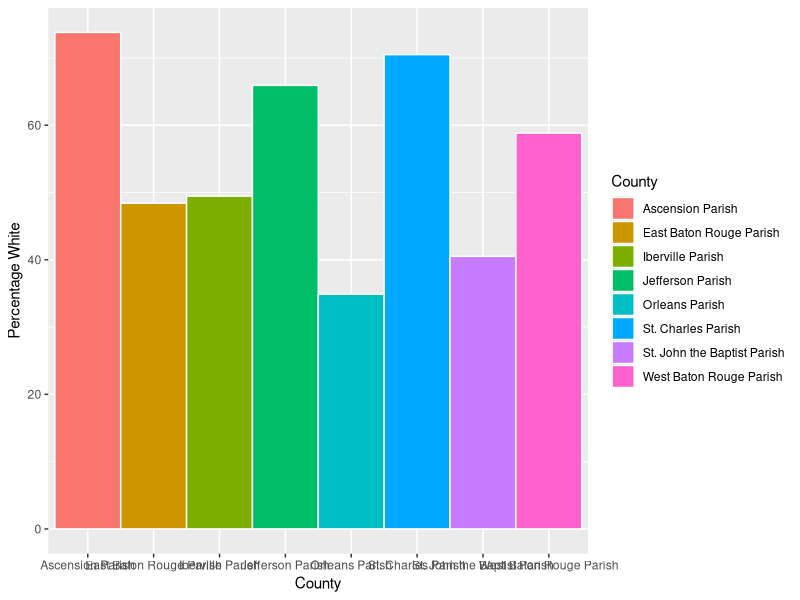
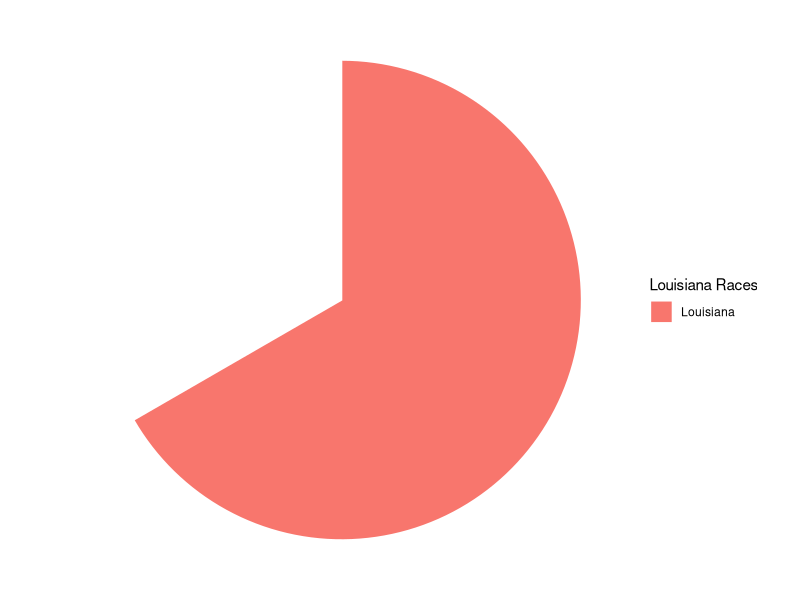
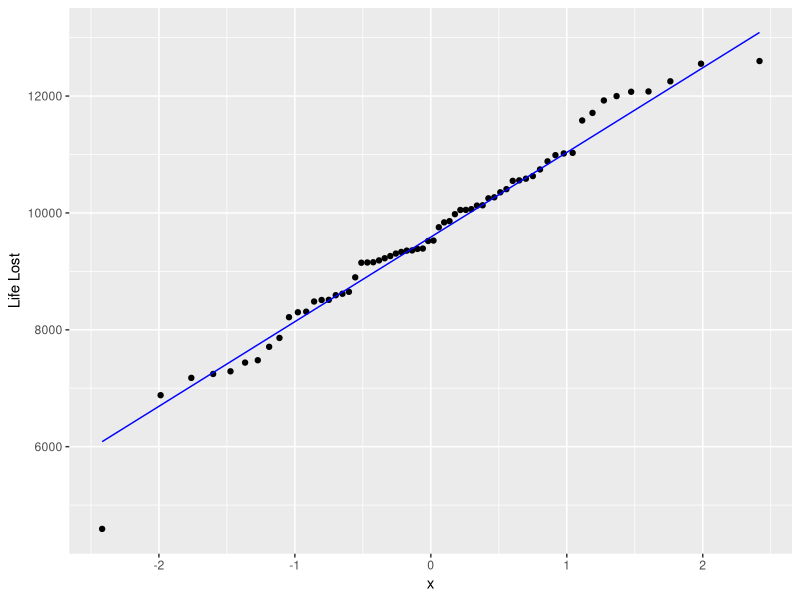

These charts were generated, in order, by the following R code:
## ---- chunk 1
knitr::opts_chunk$set(echo = TRUE, message = FALSE, warning = FALSE)
## ---- chunk 2
library(dplyr)
library(ggplot2)
library(tidyr)

hdat <- read.csv("R11371317_SL050.csv")
racedat <- read.csv("cc-est2018-alldata-22.csv")

racedat1 <- racedat %>% 
  filter(YEAR == 9,
         AGEGRP == 0) %>% 
  group_by(COUNTY) %>% 
  mutate(White = sum(WA_MALE, WA_FEMALE),
         Minority = TOT_POP - White,
         Perc_White = (White / TOT_POP) * 100,
         Perc_Minority = (Minority / TOT_POP) * 100) %>% 
  ungroup() %>% 
  select(STNAME, CTYNAME, TOT_POP, White, 
         Minority, Perc_White, Perc_Minority) %>% 
  mutate(LA_POP = sum(TOT_POP),
         LA_White_Perc = mean(Perc_White))

racedat2 <- racedat1 %>% 
  select(LA_White_Perc, STNAME) %>%
  pivot_wider(values_from = LA_White_Perc, names_from = STNAME) %>% 
  pivot_longer(values_to = "White", names_to = "Louisiana", cols = 1)

racedat2 <- racedat1 %>% 
  select(LA_White_Perc, STNAME) %>%
  pivot_wider(values_from = LA_White_Perc, names_from = STNAME) %>% 
  pivot_longer(values_to = "Value", names_to = "Louisiana", cols = 1)

CAracedat1 <- racedat1  %>% 
           filter(CTYNAME %in% c("East Baton Rouge Parish", 
                                "West Baton Rouge Parish",
                                "Ascension Parish",
                                "St. John the Baptist Parish",
                                "Iberville Parish",
                                "St. Charles Parish",
                                "Jefferson Parish",
                                "Orleans Parish"))
## ---- chunk 3

ggplot(CAracedat1, aes(x = CTYNAME, y = Perc_White, fill = CTYNAME)) +
   geom_bar(stat="identity", width=1, color="white")  +
   labs(x = "County", y = "Percentage White", fill = "County")+
   geom_line()

ggplot(racedat2, aes(x = "", y = "Value", fill = "Louisiana")) +
  geom_bar(stat="identity", width=1, color="white") +
  coord_polar("y", start=0) +
  theme_void() +
  labs(fill = "Louisiana Races")

hdatdeath1 <- hdat %>% 
  filter(Geo_STATE == 22) %>% 
  select(LifeLost = "SE_T007_002", CTYNAME = "Geo_NAME") %>% 
  arrange(LifeLost)

ggplot(hdatdeath1) + aes(sample = LifeLost) + 
  geom_qq(distribution = qnorm) +
  geom_qq_line(line.p = c(0.25, 0.75), col = "blue") + ylab("Life Lost")


